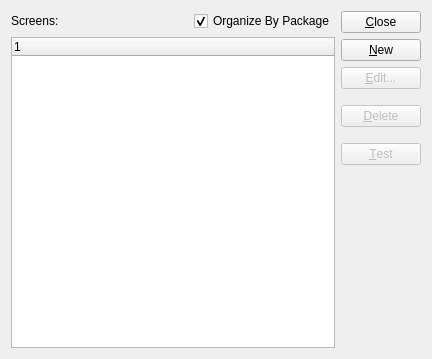
<?xml version="1.0" encoding="UTF-8"?>
<ui version="4.0">
 <comment>This file is part of the xTuple ERP: PostBooks Edition, a free and
open source Enterprise Resource Planning software suite,
Copyright (c) 1999-2019 by OpenMFG LLC, d/b/a xTuple.
It is licensed to you under the Common Public Attribution License
version 1.0, the full text of which (including xTuple-specific Exhibits)
is available at www.xtuple.com/CPAL.  By using this software, you agree
to be bound by its terms.</comment>
 <class>uiforms</class>
 <widget class="QWidget" name="uiforms">
  <property name="geometry">
   <rect>
    <x>0</x>
    <y>0</y>
    <width>432</width>
    <height>359</height>
   </rect>
  </property>
  <property name="windowTitle">
   <string>List Screens</string>
  </property>
  <layout class="QHBoxLayout">
   <item>
    <layout class="QVBoxLayout">
     <item>
      <layout class="QHBoxLayout" name="horizontalLayout">
       <item>
        <widget class="QLabel" name="_uiformLit">
         <property name="text">
          <string>Screens:</string>
         </property>
        </widget>
       </item>
       <item>
        <spacer name="horizontalSpacer">
         <property name="orientation">
          <enum>Qt::Horizontal</enum>
         </property>
         <property name="sizeHint" stdset="0">
          <size>
           <width>40</width>
           <height>20</height>
          </size>
         </property>
        </spacer>
       </item>
       <item>
        <widget class="XCheckBox" name="_byPackage">
         <property name="text">
          <string>Organize By Package</string>
         </property>
         <property name="checked">
          <bool>true</bool>
         </property>
        </widget>
       </item>
      </layout>
     </item>
     <item>
      <widget class="XTreeWidget" name="_uiform">
       <property name="sizePolicy">
        <sizepolicy hsizetype="Expanding" vsizetype="Expanding">
         <horstretch>0</horstretch>
         <verstretch>0</verstretch>
        </sizepolicy>
       </property>
      </widget>
     </item>
    </layout>
   </item>
   <item>
    <layout class="QVBoxLayout">
     <item>
      <widget class="QPushButton" name="_close">
       <property name="text">
        <string>&amp;Close</string>
       </property>
      </widget>
     </item>
     <item>
      <widget class="QPushButton" name="_new">
       <property name="text">
        <string>&amp;New</string>
       </property>
      </widget>
     </item>
     <item>
      <widget class="QPushButton" name="_edit">
       <property name="enabled">
        <bool>false</bool>
       </property>
       <property name="text">
        <string>&amp;Edit...</string>
       </property>
      </widget>
     </item>
     <item>
      <spacer name="verticalSpacer">
       <property name="orientation">
        <enum>Qt::Vertical</enum>
       </property>
       <property name="sizeType">
        <enum>QSizePolicy::Fixed</enum>
       </property>
       <property name="sizeHint" stdset="0">
        <size>
         <width>20</width>
         <height>10</height>
        </size>
       </property>
      </spacer>
     </item>
     <item>
      <widget class="QPushButton" name="_delete">
       <property name="enabled">
        <bool>false</bool>
       </property>
       <property name="text">
        <string>&amp;Delete</string>
       </property>
      </widget>
     </item>
     <item>
      <spacer name="verticalSpacer_2">
       <property name="orientation">
        <enum>Qt::Vertical</enum>
       </property>
       <property name="sizeType">
        <enum>QSizePolicy::Fixed</enum>
       </property>
       <property name="sizeHint" stdset="0">
        <size>
         <width>20</width>
         <height>10</height>
        </size>
       </property>
      </spacer>
     </item>
     <item>
      <widget class="QPushButton" name="_test">
       <property name="enabled">
        <bool>false</bool>
       </property>
       <property name="text">
        <string>&amp;Test</string>
       </property>
      </widget>
     </item>
     <item>
      <spacer>
       <property name="orientation">
        <enum>Qt::Vertical</enum>
       </property>
       <property name="sizeType">
        <enum>QSizePolicy::Expanding</enum>
       </property>
       <property name="sizeHint" stdset="0">
        <size>
         <width>20</width>
         <height>20</height>
        </size>
       </property>
      </spacer>
     </item>
    </layout>
   </item>
  </layout>
 </widget>
 <layoutdefault spacing="6" margin="11"/>
 <customwidgets>
  <customwidget>
   <class>XCheckBox</class>
   <extends>QCheckBox</extends>
   <header>xcheckbox.h</header>
  </customwidget>
  <customwidget>
   <class>XTreeWidget</class>
   <extends>QTreeWidget</extends>
   <header>xtreewidget.h</header>
   <container>1</container>
  </customwidget>
 </customwidgets>
 <tabstops>
  <tabstop>_uiform</tabstop>
  <tabstop>_close</tabstop>
 </tabstops>
 <resources/>
 <connections>
  <connection>
   <sender>_uiform</sender>
   <signal>valid(bool)</signal>
   <receiver>_delete</receiver>
   <slot>setEnabled(bool)</slot>
   <hints>
    <hint type="sourcelabel">
     <x>26</x>
     <y>44</y>
    </hint>
    <hint type="destinationlabel">
     <x>370</x>
     <y>113</y>
    </hint>
   </hints>
  </connection>
  <connection>
   <sender>_uiform</sender>
   <signal>itemSelected(int)</signal>
   <receiver>_edit</receiver>
   <slot>animateClick()</slot>
   <hints>
    <hint type="sourcelabel">
     <x>26</x>
     <y>44</y>
    </hint>
    <hint type="destinationlabel">
     <x>370</x>
     <y>86</y>
    </hint>
   </hints>
  </connection>
  <connection>
   <sender>_uiform</sender>
   <signal>valid(bool)</signal>
   <receiver>_edit</receiver>
   <slot>setEnabled(bool)</slot>
   <hints>
    <hint type="sourcelabel">
     <x>26</x>
     <y>44</y>
    </hint>
    <hint type="destinationlabel">
     <x>370</x>
     <y>86</y>
    </hint>
   </hints>
  </connection>
  <connection>
   <sender>_close</sender>
   <signal>clicked()</signal>
   <receiver>uiforms</receiver>
   <slot>close()</slot>
   <hints>
    <hint type="sourcelabel">
     <x>369</x>
     <y>26</y>
    </hint>
    <hint type="destinationlabel">
     <x>20</x>
     <y>20</y>
    </hint>
   </hints>
  </connection>
  <connection>
   <sender>_uiform</sender>
   <signal>valid(bool)</signal>
   <receiver>_test</receiver>
   <slot>setEnabled(bool)</slot>
   <hints>
    <hint type="sourcelabel">
     <x>269</x>
     <y>131</y>
    </hint>
    <hint type="destinationlabel">
     <x>415</x>
     <y>137</y>
    </hint>
   </hints>
  </connection>
 </connections>
</ui>
